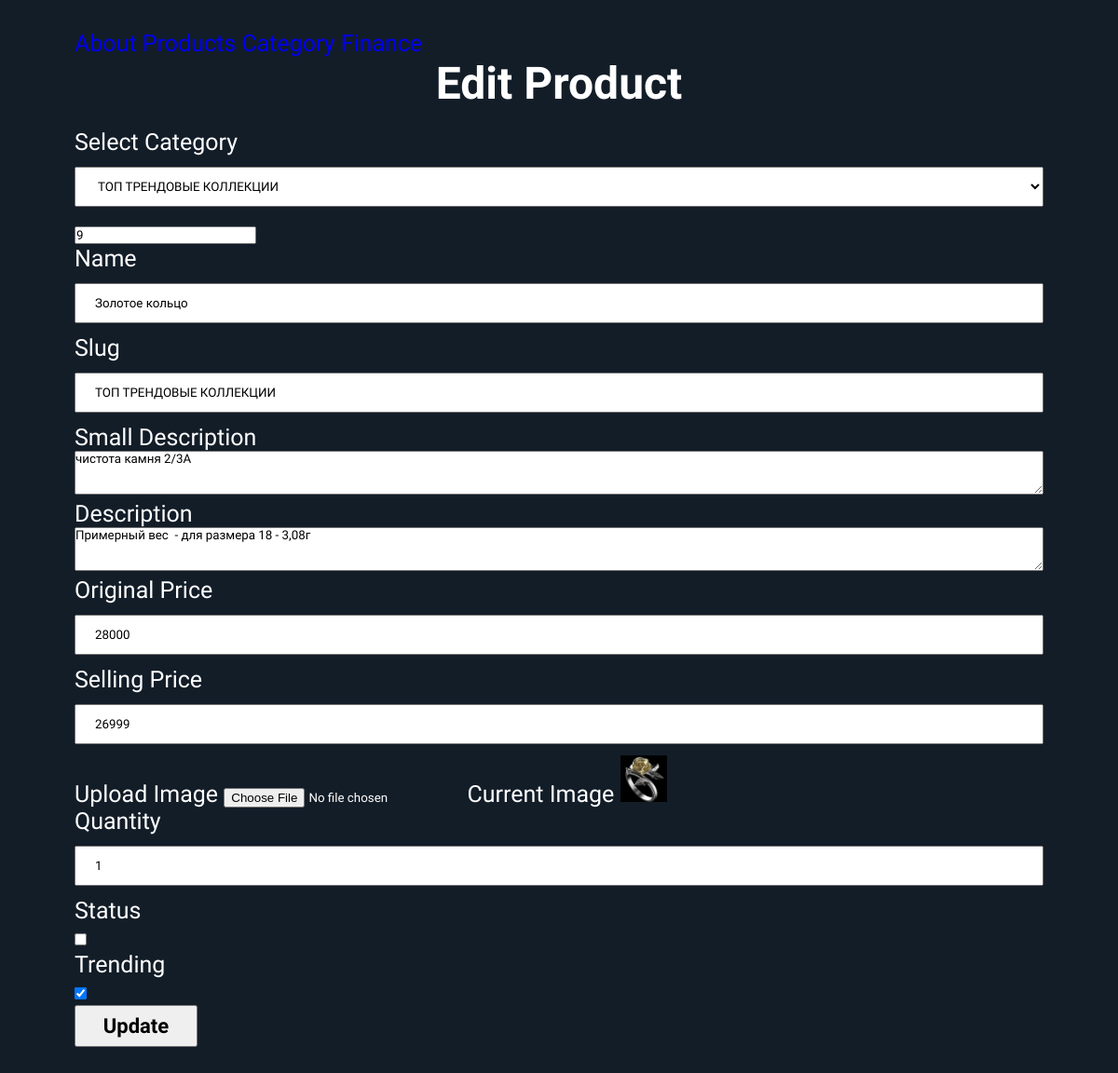
Screenshot of /admin/edit-product.php?id=9 with the database file from the repository.
### tables this page shows
CREATE TABLE `products` (
  `id` int(11) NOT NULL,
  `category_id` int(11) NOT NULL,
  `name` varchar(255) NOT NULL,
  `slug` varchar(255) NOT NULL,
  `small_description` mediumtext NOT NULL,
  `description` mediumtext NOT NULL,
  `price` int(11) NOT NULL,
  `selling_price` int(11) NOT NULL,
  `image` varchar(255) NOT NULL,
  `qty` int(11) NOT NULL,
  `status` tinyint(4) NOT NULL,
  `trending` tinyint(4) NOT NULL,
  `created_at` timestamp NOT NULL DEFAULT current_timestamp()
);

CREATE TABLE `categories` (
  `id` int(11) NOT NULL,
  `name` varchar(255) NOT NULL,
  `slug` varchar(255) NOT NULL,
  `description` mediumtext DEFAULT NULL,
  `status` tinyint(4) NOT NULL DEFAULT 0,
  `popular` tinyint(4) NOT NULL DEFAULT 0,
  `image` varchar(255) NOT NULL,
  `meta_title` varchar(255) NOT NULL,
  `meta_description` mediumtext NOT NULL,
  `created_at` timestamp NOT NULL DEFAULT current_timestamp()
);

### function/myfunc.php (called while the page is built, shortened)
<?php
function getAll($table)
{
    global $conn;
    $query = "SELECT * FROM $table";
    return $query_run = mysqli_query($conn, $query);
}
function getByID($table, $id)
{
    global $conn;
    $query = "SELECT * FROM $table WHERE id='$id' ";
    return $query_run = mysqli_query($conn, $query);
}

### admin/edit-product.php (the view, shortened to what this page needs)
<!DOCTYPE html>
<html lang="en">
<head>
    <link rel="stylesheet" href="css/style3.css">
</head>
<body>
<div class="container">
<?include('sidebar.php');?>
    <div class="row">
            <?php
            if(isset($_GET['id']))
            {
                $id = $_GET['id'];
                $product = getByID("products", $id);
                if(mysqli_num_rows($product) > 0)
                {
                    $data = mysqli_fetch_array($product);
                    ?>
            <div class="card">
                <div class="card-header">
                    <h4>Edit Product</h4>
                </div>
                <div class="card-body">
                    <form action="" method="post" enctype="multipart/form-data">
                        <div class="">
                                <label class="mb-0" for="">Select Category</label>
                                <select class="form-select mb-2" name="category_id" value="<?= $data['category_id'];?>">
                                    <?php
                                    $categories = getAll("categories");
                                    if (mysqli_num_rows($categories) > 0) {
                                        foreach ($categories as $item) {
                                    ?>
                                            <option value="<?= $item['id']; ?>" <?= $data['category_id'] == $item['id']?'selected':''?>><?= $item['name']; ?></option>
                                    <?
                                        }
                                    } else {
                                        echo "No category available";
                                    }
                                    ?>
                                </select>
                            </div>
                            <input type="" name="product_id" value="<?= $data['id'];?>" >
                            <div class="">
                                <label class="mb-0" for="">Name</label>
                                <input type="text" class="" value="<?= $data['name'];?>" name="name" placeholder="Enter category name">
                            </div>
                            <div class="">
                                <label class="mb-0" for="">Slug</label>
                                <input type="text" class="" value="<?= $data['slug'];?>" name="slug" placeholder="Enter Slug">
                            </div>
                            <div class="">
                                <label class="mb-0" for="">Small Description</label>
                                <textarea rows="3" class="text" name="small_description" placeholder="Enter small Description"><?=$data['small_description'];?></textarea>
                            </div>
                            <div class="">
                                <label for="" class="mb-0">Description</label>
                                <textarea rows="3" class="text" name="description" placeholder="Enter Description" ><?=$data['description'];?></textarea>
                            </div>
                            <div class="">
                                <label for="" class="mb-0">Original Price</label>
                                <input type="number" class="" value="<?= $data['price'];?>"  name="price" value="price" placeholder="Enter original price">
                            </div>
                            <div class="">
                                <label for="" class="mb-0">Selling Price</label>
                                <input type="number" class="" value="<?= $data['selling_price'];?>"  name="selling_price" placeholder="Enter Selling Price">
                            </div>
                            <div class="col-md-12">
                                <label for="" class="mb-0">Upload Image</label>
                                <input type="file" class="form-control mb-2 img"  name="image">
                                <label for="" class="mb-0">Current Image</label>
                                <img src="images/product/<?= $data['image'];?>" alt="Product image" height="50px" width="50px">
                            </div>
                            <div class="">
                                <label for="" class="mb-0">Quantity</label>
                                <input type="number" class="form-control mb-2"  value="<?= $data['qty'];?>" name="qty" placeholder="Enter Quantity">
                            </div>
                            <div class="">
                                <label for="" class="mb-0">Status</label><br>
                                <input type="checkbox" <?=$data['status'] == '0'?'':'checked'?> name="status">
                            </div>
                            <div class="">
                                <label for="" class="mb-0">Trending</label><br>
                                <input type="checkbox" <?=$data['trending'] == '0'?'':'checked'?> name="trending">
                            </div>
                            <div class="col-md-12">
                                <button type="submit" class="btn_update_product" name="update_product_btn">Update</button>
                            </div>
                        </div>
                </div>
            </div>
                <?
                }else{
                    echo "Product not found for given id";
                }
            }else{
                echo "Id missing from url";
            }
            ?>
</body>
</html>

### admin/css/style3.css (style rules this page uses)
:root { --main: orange; --bg: #0B1218; --bg-body: #131D28; }
* { font-family: "Farsan", cursive; font-weight: 500; font-style: normal; box-sizing: border-box; text-decoration: none; list-style-type: none; margin: 0; padding: 0; }
.container { background: var(--bg-body); color: #fff; padding: 2rem 5rem; font-size: 25px; }
.container h4 { font-size: 3rem; font-weight: 600; }
form input[type=text] { width: 100%; padding: 12px 20px; margin: 12px 0; box-sizing: border-box; }
form input[type=number] { width: 100%; padding: 12px 20px; margin: 12px 0; box-sizing: border-box; }
form .text { width: 100%; height: auto; }
form select { width: 100%; padding: 12px 20px; margin: 12px 0; box-sizing: border-box; }
form .btn_add_cateory, form .btn_add_product, form .btn_update_category, form .btn_update_product { padding: 0.5rem 1.8rem; font-size: 22px; font-weight: 600; }
.card { background: var(--bg-body); color: #fff; width: 100%; }
.card-body { margin: 20px 0; }
.card-header { text-align: center; font-size: 25px; text-shadow: #df6969; }

### rows the page displays
products: category_id "ТОП ТРЕНДОВЫЕ КОЛЛЕКЦИИ", product_id "9", name "Золотое кольцо", slug "ТОП ТРЕНДОВЫЕ КОЛЛЕКЦИИ", small_description "чистота камня 2/3А", description "Примерный вес - для размера 18 - 3,08г", price "28000", selling_price "26999", qty "1", trending "☑"
